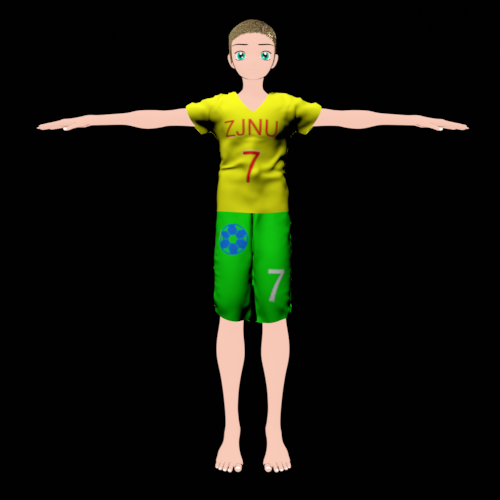
#> input picture hologram_python/SFFT/pic/man.png, 500 x 500 px, found by its file name
$ python SFFT.py
#> lines starting #> are read from the running program, lines starting #| are printed output that depends on the picture
import time


import math
import torch
import cv2
import cv2 as cv
import numpy as np
from matplotlib import pyplot as plt

start = time.perf_counter()


I0 = cv.imread(r"pic\man.png")
#> I0 is the input picture: shape (500, 500, 3); mean B, G, R 11.1, 21.6, 20
# I0 = uint8(I0);
I0_b, I0_g, I0_r = cv.split(I0)
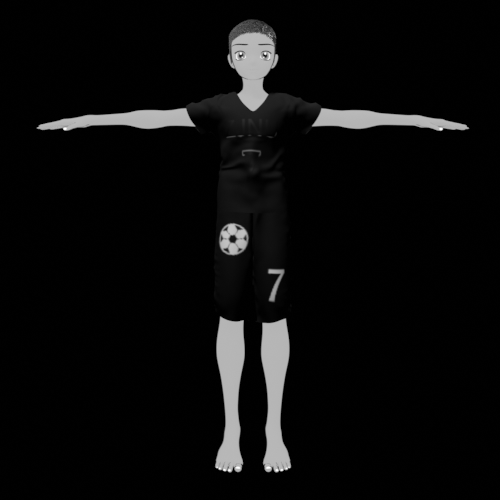
#> I0_b: shape (500, 500); min 0, max 255, mean 11.1
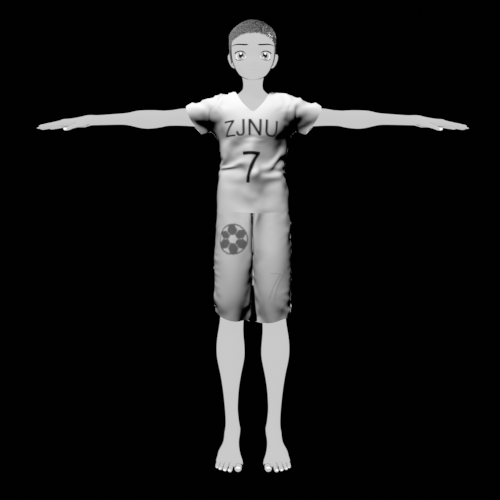
#> I0_g: shape (500, 500); min 0, max 255, mean 21.6
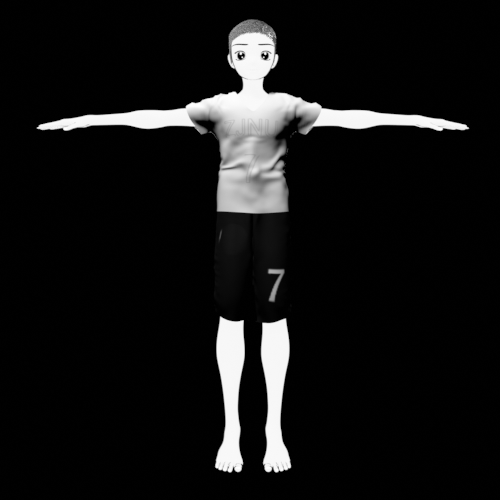
#> I0_r: shape (500, 500); min 0, max 255, mean 20
I0_gray = cv.cvtColor(I0, cv2.COLOR_BGR2GRAY)
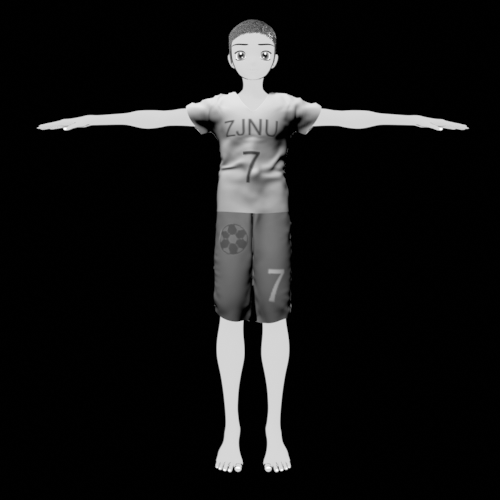
#> I0_gray: shape (500, 500); min 0, max 255, mean 19.9
# plt.imshow(abs(I0_gray),cmap='gray')
# plt.show()

I0_rgb = cv.merge([I0_r, I0_g, I0_b])
rI0, cI0, dI0 = I0.shape
#> rI0 = 500; cI0 = 500; dI0 = 3
rI0_int = rI0/2
#> rI0_int = 250
cI0_int = cI0/2
#> cI0_int = 250

#显示数据装入零矩阵
r = 512
c = 512
r_padl = int(r/2 - rI0/2)
#> r_padl = 6
c_padl = int(c/2 - cI0/2)
#> c_padl = 6
r_padh = int(r/2 + rI0/2)
#> r_padh = 506
# c_padh = int(c/2 + cI0/2)
c_padh = c/2 + cI0/2
#> c_padh = 506
c_padh = int(c_padh)

I0_squre = np.zeros((r,c))
I0_squre[r_padl:r_padh, c_padl:c_padh] = I0_gray#在矩阵写入影像矩阵
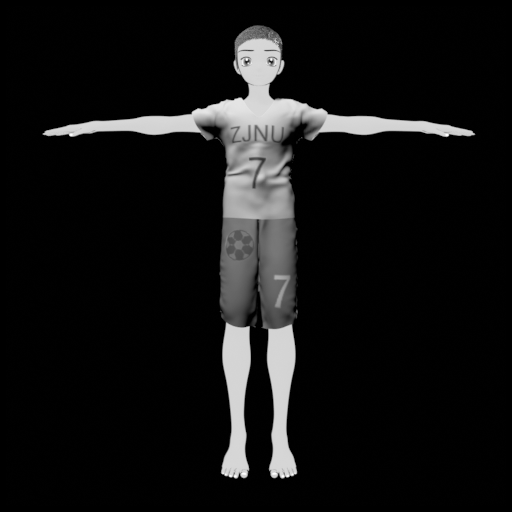
#> I0_squre: shape (512, 512) float64; min 0, max 255, mean 19
# plt.imshow(I0_squre)
# plt.show()

PI = math.pi
lamda = 6.50e-4
k = 2*PI/lamda
I0_squre = I0_squre * math.e**(1j*np.random.rand(r,c)*2*PI)

z0 = 300
sphd = 6.36e-3
Lhx = sphd*r
Lhy = sphd*c
xh = np.arange(-Lhx/2, Lhx/2-sphd*0.001, sphd)
yh = np.arange(-Lhy/2, Lhy/2-sphd*0.001, sphd)
xh, yh = np.meshgrid(xh, yh)

Lox = r*lamda*z0/Lhx
Loy = c*lamda*z0/Lhx
# spod = Lox/r
spod = lamda*z0/r/sphd
xo = np.arange(-Lox/2, Lox/2-spod*0.001, spod)
yo = np.arange(-Loy/2, Loy/2-spod*0.001, spod)
xo, yo = np.meshgrid(xo,yo)


# F = math.e**(1j)
F0 = math.e**(1j*k*z0)/(1j*lamda*z0) * math.e**(1j*k/2/z0*(xh**2+yh*yh))
F = math.e**(1j*k/2/z0*(xo**2+yo*yo))
# print(xo**2)
fF1 = np.fft.fft2(np.fft.fftshift(I0_squre * F))
O = F0*fF1

# R = math.e**( 1j*k*( xh*np.sin(np.deg2rad(0)) + yh*np.sin(np.deg2rad(15)) ) )
# inter = (O - np.min(abs(O)))/(np.max(np.abs(O)) - np.min(abs(O))) + R
# IT = inter*inter.conjugate()

R = k*( xh*np.sin(np.deg2rad(0)) + yh*np.sin(np.deg2rad(15)) )
IT = np.abs(O) * np.cos(np.angle(O)-R)
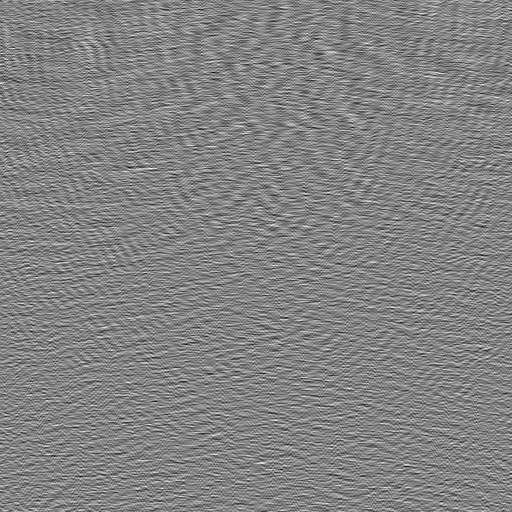
#> IT: shape (512, 512) float64; min -503350.8, max 474740.9, mean 283.1; drawn with min black and max white
# IT[IT>0]=255
# IT[IT<0]=0

IT = (IT - np.min(IT))/(np.max(IT) - np.min(IT) )*255
#numpy多条件布尔索引
# IT[IT < 64] = 0
# IT[(IT >= 64) & (IT < 128)] = 85
# IT[(IT >= 128) & (IT < 196)] = 170
# IT[IT >= 196] = 255


plt.imshow(abs(IT),cmap='gray')
plt.show()

cv.imwrite(r'pic\1.bmp',abs(IT))

end = time.perf_counter()

print('Running time: %s Seconds'%(end-start))
